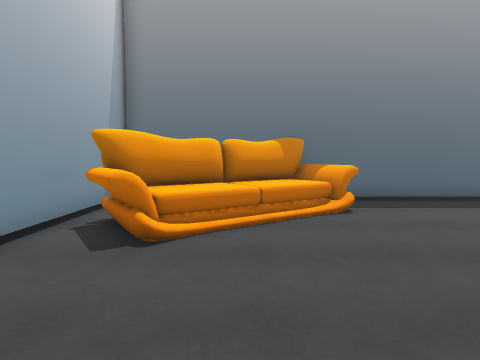
View 1 (above)

15 first-person views from a walk through a scene from a Unity 3-D project. The camera is 1.4 m above the floor, tilts 4° down and sees 75° across. The floor is counted in squares, 1 m on a side. Each view is taken from the middle of a square. On the plan, view 1 faces up. The plan holds only what a view shows up to about 14 squares ahead; the rest is blank. The place goes on beyond the plan. Some animated figures are left out. Door leaves are left out, so doorways stand open.

View 2
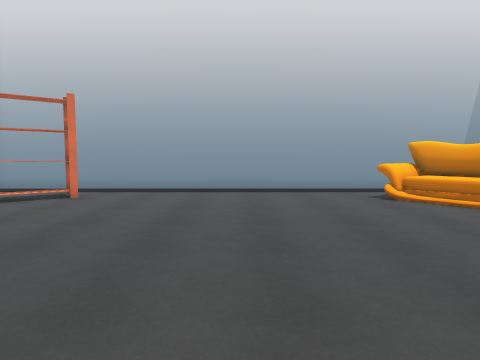

View 3
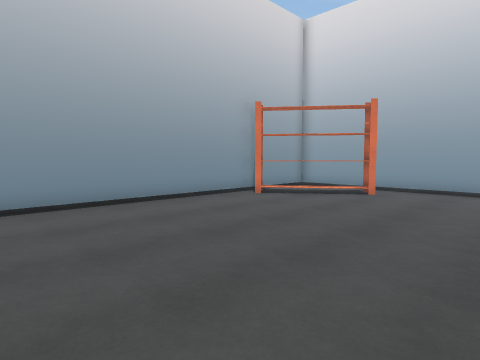

View 4
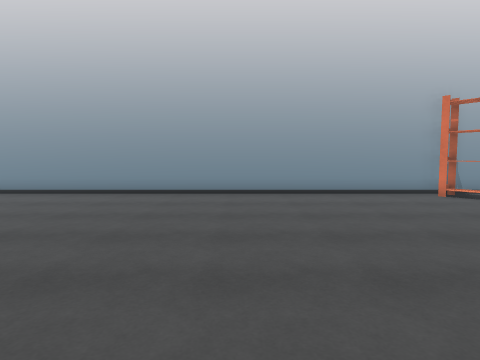

View 5
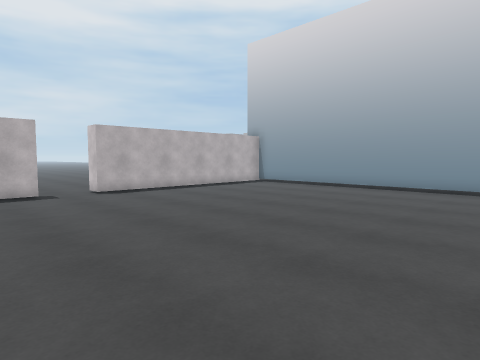

View 6
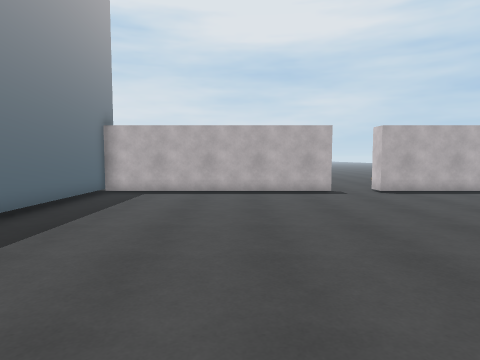

View 7
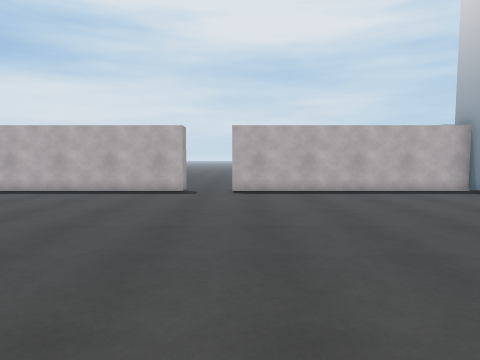

View 8
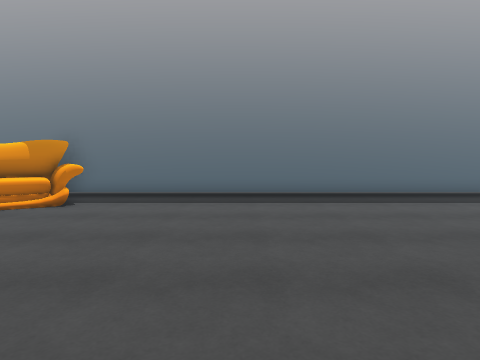

View 9
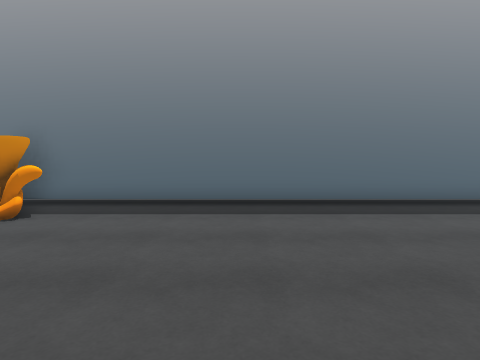

View 10
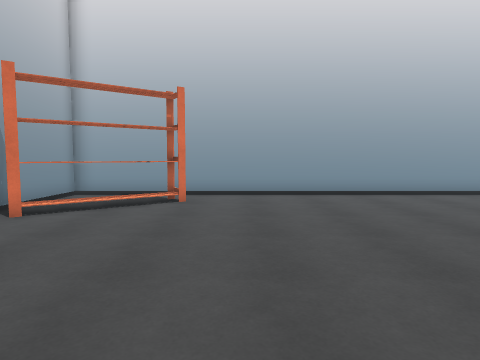

View 11
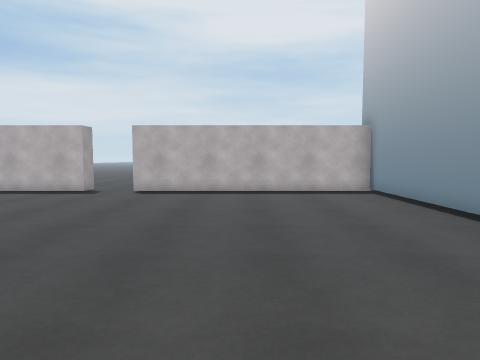

View 12
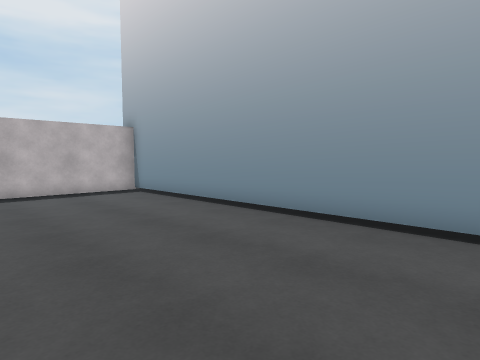

View 13
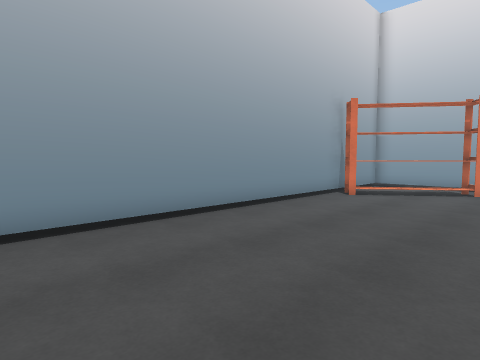

View 14
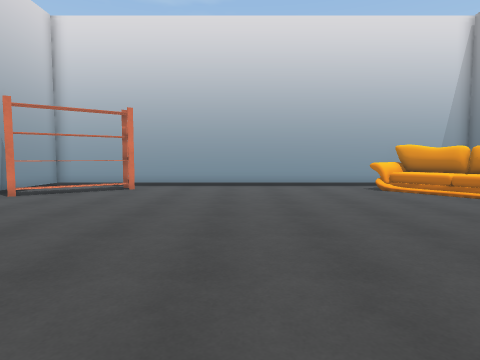

View 15
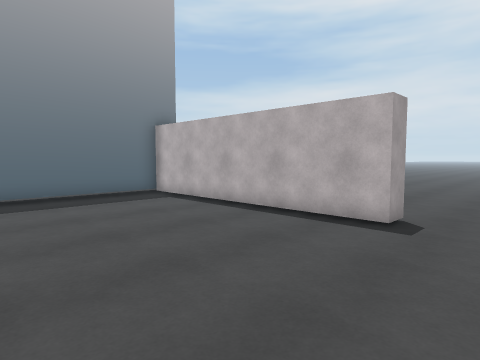

### Floor plan
Points are (right, up) in squares from view 1. A wall is a line through its corners. A room is listed if a view was taken in it or the views show most of it. See-through windows are left out.
Room 1 (views 1, 2, 3, 4, 5, 6, 7, 8, 9, 10, 11, 12, 13, 14, 15)
walls: (3.3, 8.3) (2.8, 8); (3.1, 8.3) (2.7, 8.1) (1.5, 9.8); (3.2, 8.6) (2.9, 7.9); (3.2, 8.6) (2.7, 8.1); (-1.3, 5) (-1.5, 4.8); (20.6, 1.3) (20.6, 10.5) (1.2, 10.5); (-1.6, 5.1) (-2, 4.8); (1.8, 9.4) (-0.1, 8.1); (1.9, 9.9) (1.8, 9.5); (-0.5, 7.8) (-2.4, 6.5) (-2.9, 6.4); (-0.8, 7.8) (-1.3, 7.6); (-2.1, 6.8) (-2.8, 6.4); (-2.7, 6.4) (-3, 6.5); (-2.7, 6.7) (-1.6, 5.2) (-2.1, 4.9) (-3.2, 6.4); (-3.8, 9.2) (-3.8, -10.2) (20.6, -10.2) (20.6, -0.7)
low walls: (2.4, 8.2) (-0.1, 6.4); (3, 8.8) (2.5, 8.4); (-0.5, 6.2) (-1.5, 5.4); (-1.5, 4.8) (-2.2, 5.7)
ways out: open door at (21.5, 0.5)
objects: other object (-3, -9) to (0, -6)

Where each view was taken, in squares from view 1:
view 1: 0 up, 0 right, facing up
view 2: 0 up, 9 right, facing left
view 3: 1 down, 10 right, facing down-left
view 4: 2 up, 8 right, facing down
view 5: 4 up, 8 right, facing down-right
view 6: 5 up, 8 right, facing right
view 7: 1 down, 8 right, facing right
view 8: 1 down, 8 right, facing up
view 9: 1 up, 8 right, facing up
view 10: 4 down, 8 right, facing left
view 11: 5 down, 8 right, facing right
view 12: 4 down, 8 right, facing down-right
view 13: 4 down, 12 right, facing down-left
view 14: 1 down, 12 right, facing left
view 15: 1 down, 14 right, facing up-right
